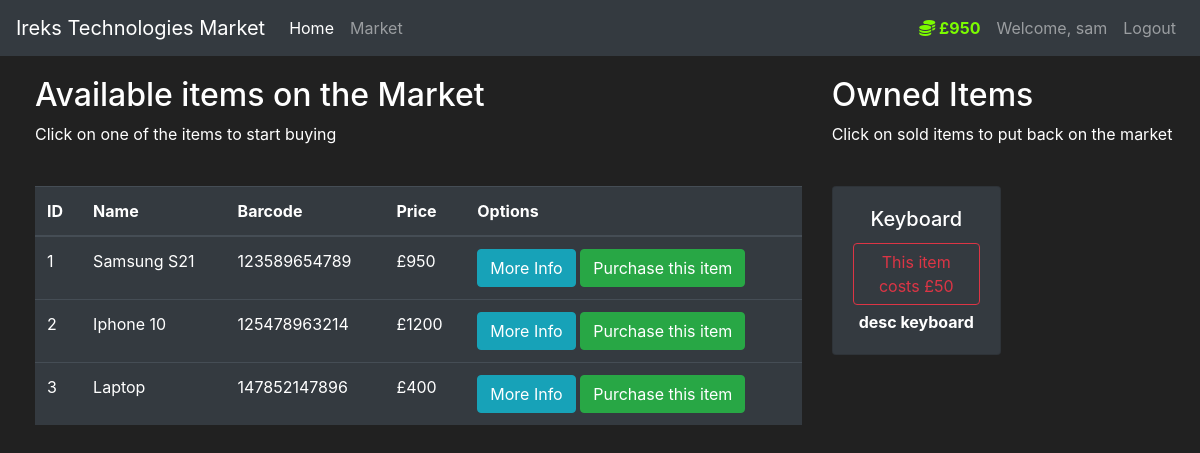
The app's page /market (signed in) with its own data.
### market/models.py (models this page shows, shortened)
class User(db.Model, UserMixin):
   id = db.Column(db.Integer(), primary_key=True)
   username = db.Column(db.String(length=30), nullable=False, unique = True)
   email_address = db.Column(db.String(length=50), nullable=False, unique = True)
   password_hash = db.Column(db.String(length=60), nullable=False)
   budget = db.Column(db.Integer(), nullable=False, default = 1000)
   items = db.relationship('Item', backref='owned_user', lazy = True)
   @property
   def prettier_budget(self):
       if len(str(self.budget)) >=4:
           return f'£{str(self.budget)[:-3]},{str(self.budget)[-3:]}'
       else:
            return f'£{self.budget}'
   @property
   def password(self):
       return self.password

class Item(db.Model):
    id = db.Column(db.Integer(), primary_key=True)
    name = db.Column(db.String(length=30), nullable=False, unique = True)
    price = db.Column(db.Integer(), nullable=False)
    barcode = db.Column(db.String(length=12), nullable=False, unique = True)
    description = db.Column(db.String(length=1024), nullable=False, unique=True)
    owner = db.Column(db.Integer(), db.ForeignKey('user.id'))

### market/routes.py (the view, shortened to what this page needs)
@app.route('/market', methods =['GET', 'POST'])
@login_required
def market_page():
    purchase_form = PurchaseItemForm()
    selling_form = SellItemForm()
    if request.method == 'GET':
        items = Item.query.filter_by(owner=None)
        owned_items = Item.query.filter_by(owner = current_user.id)
        return render_template('market.html',items=items, purchase_form = purchase_form, owned_items = owned_items, selling_form=selling_form)

### market/models.py (called while the page is built)
@login_manager.user_loader
def load_user(user_id):
    return User.query.get(int(user_id))

### market/templates/market.html (shortened to what this page needs)
{% extends 'base.html' %}
{% block content %}
<div class="row"style='margin-top:20px; margin-left:20px'>
    <div class="col-8">
        <h2>Available items on the Market</h2>
        <p>Click on one of the items to start buying</p>
        <br>
        <table class="table table-hover table-dark">
            <thead>
                <tr>
                    <th scope="col">ID</th>
                    <th scope="col">Name</th>
                    <th scope="col">Barcode</th>
                    <th scope="col">Price</th>
                    <th scope="col">Options</th>
                </tr>
            </thead>
            <tbody>
                {% for item in items %}
                    <tr>
                        <td>{{ item.id }}</td>
                        <td>{{ item.name }}</td>
                        <td>{{ item.barcode }}</td>
                        <td>£{{ item.price }}</td>
                        <td>
                            <button class='btn btn-outline btn-info' data-toggle = 'modal' data-target = '#Modal-MoreInfo-{{ item.id }}'>More Info</button>
                            <button class='btn btn-outline btn-success' data-toggle = 'modal' data-target = '#Modal-SoldItem-{{ item.id }}'>Purchase this item</button>
                        </td>
                    </tr>
                {% endfor %}
            </tbody>
        </table>
    </div>
    <div class="col-4">
        <h2>Owned Items</h2>
        <p>Click on sold items to put back on the market</p>
        <br>
        <div class = "row">
            {% for owned_item in owned_items %}
                <div class = "col-md-6">
                    <div style="margin-bottom: 5px" class="card text-center bg-dark">
                        <div class="card-body">
                            <h5 class="card-title">{{ owned_item.name }}</h5>
                            <button type="button" class="btn btn-outline-danger" style="margin-bottom: 5px"
                                    data-toggle="modal" data-target="#Modal-SellingConfirm-{{ owned_item.id }}">
                                This item costs £{{ owned_item.price }}
                            </button>
                            <p class="card-text"><strong>{{ owned_item.description }}</strong></p>
                        </div>
                    </div>
                </div>
            {% endfor %}
        </div>
    </div>
</div>
{% endblock %}

### market/templates/base.html (shortened to what this page needs)
<!doctype html>
<html lang="en">
   <head>
      <link rel="stylesheet" href="https://cdn.jsdelivr.net/npm/bootstrap@4.5.3/dist/css/bootstrap.min.css">
   </head>
   <body>
      <nav class="navbar navbar-expand-md navbar-dark bg-dark">
        <a class="navbar-brand" href="#">Ireks Technologies Market</a>
        <div class="collapse navbar-collapse" id="navbarNav">
            <ul class="navbar-nav mr-auto">
                <li class="nav-item active">
                    <a class="nav-link" href="{{ url_for('home_page') }}">Home <span class="sr-only">(current)</span></a>
                </li>
                <li class="nav-item">
                    <a class="nav-link" href="{{ url_for('market_page') }}">Market</a>
                </li>
            </ul>
            {% if current_user.is_authenticated %}
                <ul class="navbar-nav">
                    <li class="nav-item">
                        <a class="nav-link" style = 'color: lawngreen; font-weight: bold'>
                            <i class = 'fas fa-coins'></i>
                            {{ current_user.prettier_budget }}
                        </a>
                    </li>
                    <li class="nav-item">
                        <a class="nav-link" >Welcome, {{ current_user.username }}</a>
                    </li>
                    <li class="nav-item">
                        <a class="nav-link" href="{{ url_for('logout_page') }}">Logout</a>
                    </li>
                </ul>
            {% endif %}
        </div>
      </nav>
      {% block content %}
        {% endblock %}
   </body>
</html>

### market/templates/base.html (style rules this page uses)
body { background-color: #212121; color: white }

### records on screen
User: prettier_budget "£950", username "sam"
Item: id "1", name "Samsung S21", barcode "123589654789", price "950"
Item: id "2", name "Iphone 10", barcode "125478963214", price "1200"
Item: id "3", name "Laptop", barcode "147852147896", price "400"
Item: name "Keyboard", price "50", description "desc keyboard"
